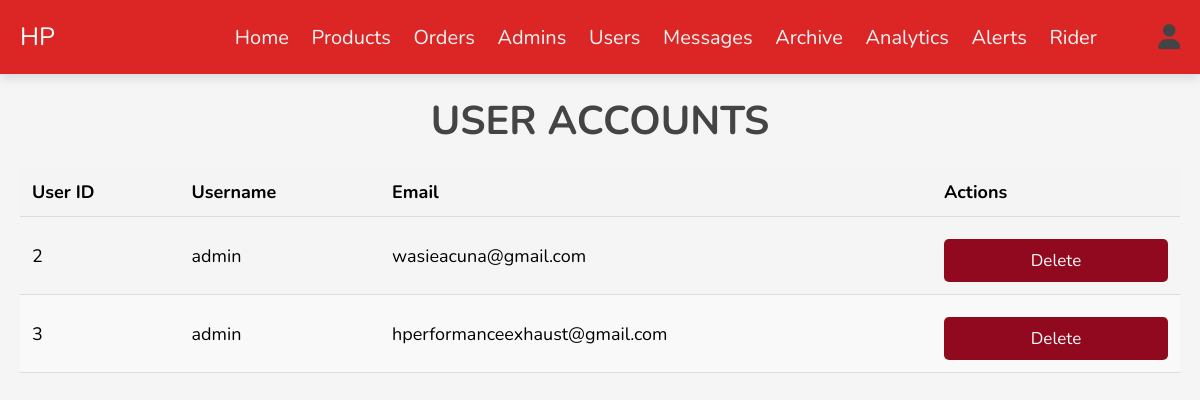
The app's page /admin/users_accounts.php (signed in), older data.
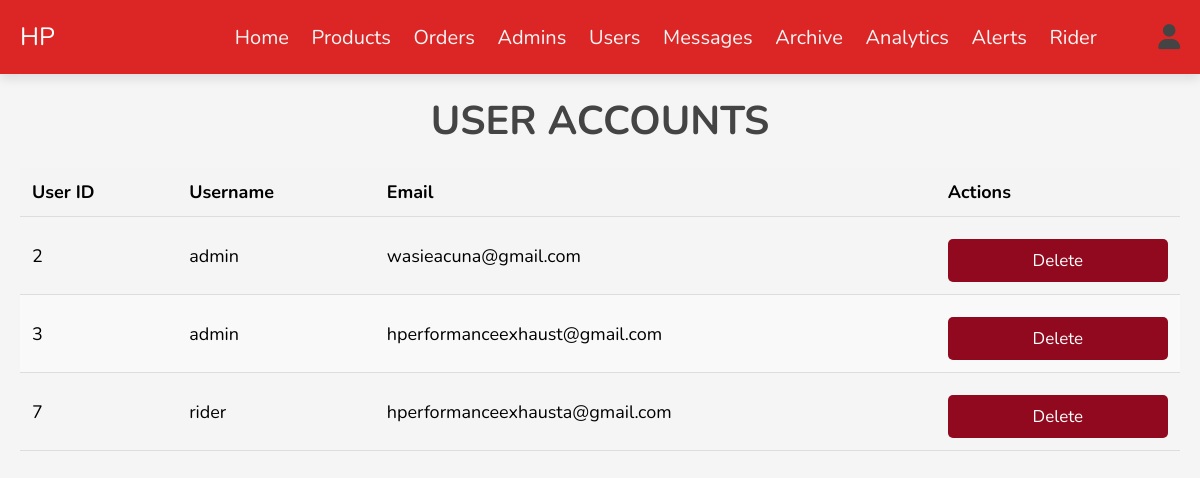
The same page, newer data.
### tables this page shows
CREATE TABLE `users` (
  `id` int(11) NOT NULL,
  `name` varchar(100) NOT NULL,
  `email` varchar(100) NOT NULL,
  `password` varchar(255) NOT NULL,
  `house_number` varchar(10) NOT NULL,
  `street` varchar(50) NOT NULL,
  `subdivision` varchar(50) NOT NULL,
  `address` text NOT NULL,
  `city` varchar(100) NOT NULL,
  `country` varchar(100) NOT NULL,
  `mobile` varchar(20) NOT NULL,
  `pin_code` varchar(10) NOT NULL,
  `user_type` enum('admin','user','rider') NOT NULL,
  `created_at` timestamp NOT NULL DEFAULT current_timestamp(),
  `last` varchar(200) NOT NULL,
  `pin_point` varchar(200) NOT NULL
);

### admin/users_accounts.php (the view, shortened to what this page needs)
<?php
include '../components/connect.php';
?>
<!DOCTYPE html>
<html lang="en">
<head>
   <link rel="stylesheet" href="https://cdnjs.cloudflare.com/ajax/libs/font-awesome/6.1.1/css/all.min.css">
   <link rel="stylesheet" href="../css/admin_style.css">
</head>
<body>
<?php include '../components/admin_header.php'; ?>
<section class="accounts">
   <h1 class="heading">User Accounts</h1>
   <div class="table-container">
      <table>
         <thead>
            <tr>
               <th>User ID</th>
               <th>Username</th>
               <th>Email</th>
               <th>Actions</th>
            </tr>
         </thead>
         <tbody>
            <?php
               $select_accounts = $conn->prepare("SELECT * FROM `users`");
               $select_accounts->execute();
               if($select_accounts->rowCount() > 0){
                  while($fetch_accounts = $select_accounts->fetch(PDO::FETCH_ASSOC)){
            ?>
            <tr>
               <td><?= $fetch_accounts['id']; ?></td>
               <td><?= $fetch_accounts['name']; ?></td>
               <td><?= $fetch_accounts['email']; ?></td>
               <td>
                  <a href="users_accounts.php?delete=<?= $fetch_accounts['id']; ?>" onclick="return confirm('Delete this account? The user-related information will also be deleted!')" class="delete-btn">Delete</a>
               </td>
            </tr>
            <?php
                  }
               } else {
                  echo '<tr><td colspan="4" class="empty">No accounts available!</td></tr>';
               }
            ?>
         </tbody>
      </table>
   </div>
</section>
</body>
</html>

Row changes from the older to the newer data that the page shows:
added users: id "7", name "rider", email "hperformanceexhausta@gmail.com"
